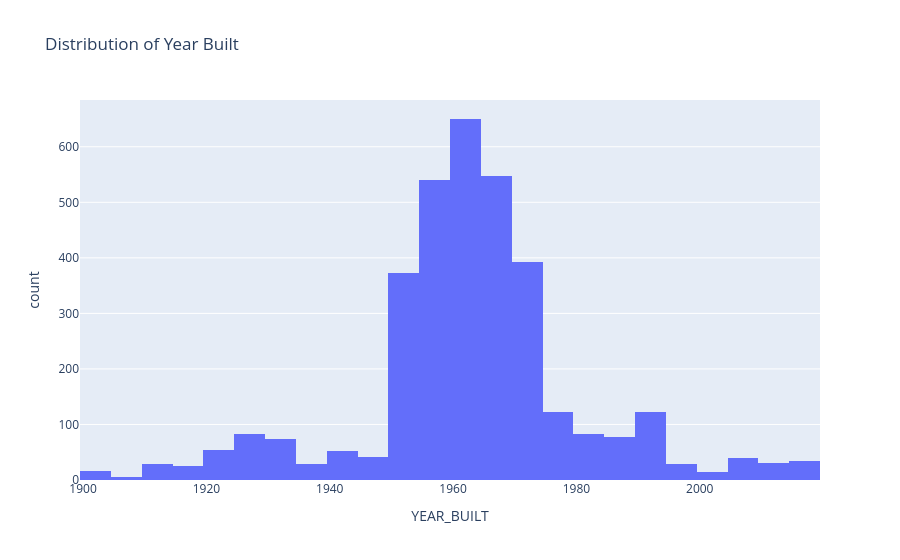

Here is the notebook cell this chart was saved with:
### Code cell
# plot number of buildings by year built
fig = px.histogram(df, x="YEAR_BUILT", nbins=25, title="Distribution of Year Built")
fig.show()

### Figure 1 — Plotly figure (JSON) as saved in the notebook; plotly's stock layout.template omitted (floating-point values rounded to 4 significant figures; data arrays with more than 128 entries replaced by an {"elided": "..."} marker saying what was removed)
{"data": [{"bingroup": "x", "hovertemplate": "YEAR_BUILT=%{x}<br>count=%{y}<extra></extra>", "legendgroup": "", "marker": {"color": "#636efa", "pattern": {"shape": ""}}, "name": "", "nbinsx": 25, "orientation": "v", "showlegend": false, "type": "histogram", "x": {"elided": "3464 float values"}, "xaxis": "x", "yaxis": "y"}], "layout": {"barmode": "relative", "legend": {"tracegroupgap": 0}, "title": {"text": "Distribution of Year Built"}, "xaxis": {"anchor": "y", "domain": [0, 1], "title": {"text": "YEAR_BUILT"}}, "yaxis": {"anchor": "x", "domain": [0, 1], "title": {"text": "count"}}}}
